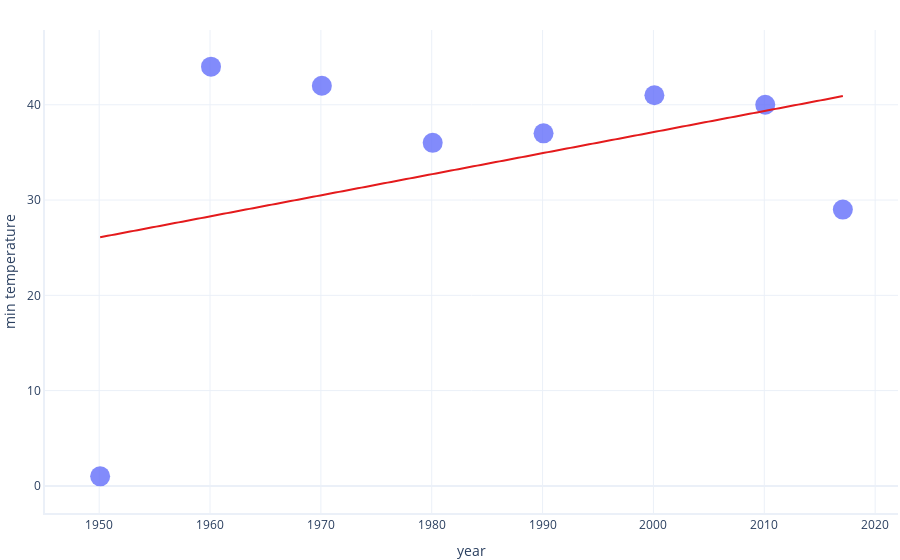

Write notebook code for a chart like this one.
### Code cell
from microsoft_custom_linear_regressor import MicrosoftCustomLinearRegressor
import graphing

# Create and fit the model
# We use a custom object that we've hidden from this notebook, because
# you don't need to understand its details. This fits a linear model
# by using a provided cost function

# Fit a model by using sum of square differences
model = MicrosoftCustomLinearRegressor().fit(X = dataset.year, 
                                             y = dataset.min_temperature, 
                                             cost_function = sum_of_square_differences)

# Graph the model
graphing.scatter_2D(dataset, 
                    label_x="year", 
                    label_y="min_temperature", 
                    trendline=model.predict)
